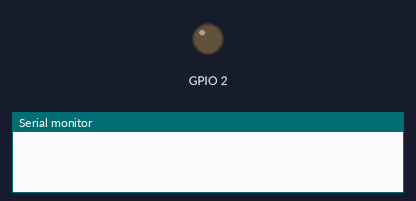
Bench run of a sketch on a simulated ESP32. Parts: output pins drawn as LEDs (lit = HIGH), the last lines printed to the serial monitor. WiFi joins after 1.5 s; servers stay silent unless stated.

Above: at 1.3 s.
At 6.8 s:
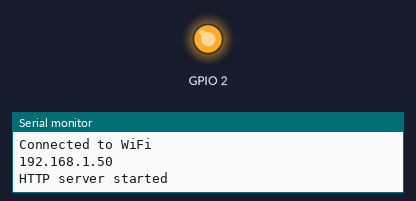
Timing chart, 0 to 8.3 s (numbered marks = the images above):
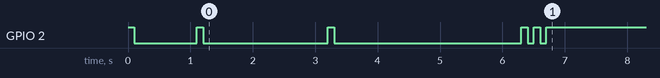

The sketch:

WebHost.ino
```cpp
#include <WiFi.h>
#include <WebServer.h>

const char* ssid = "NETGEAR17";
const char* password = "Rosselin06";

WebServer server(80);

void handleRoot() {
  server.send(200, "text/html", "<html><body><h1>Hello, World!</h1></body></html>");
}

void setup() {
  pinMode(2, OUTPUT);
  digitalWrite(2, HIGH);  // Turn the LED on
  delay(100);             // Wait for 100 milliseconds
  digitalWrite(2, LOW);   // Turn the LED off
  delay(1000);
  Serial.begin(115200);

  // Connect to Wi-Fi
  WiFi.begin(ssid, password);
  digitalWrite(2, HIGH);  // Turn the LED on
  delay(100);             // Wait for 100 milliseconds
  digitalWrite(2, LOW);   // Turn the LED off
  delay(1000);
  while (WiFi.status() != WL_CONNECTED) {
    delay(1000);
    Serial.println("Connecting to WiFi...");
  }
  Serial.println("Connected to WiFi");
  digitalWrite(2, HIGH);  // Turn the LED on
  delay(100);             // Wait for 100 milliseconds
  digitalWrite(2, LOW);   // Turn the LED off
  delay(1000);

  // Print ESP32 IP address
  Serial.println(WiFi.localIP());

  // Define server routes
  server.on("/", handleRoot);

  // Start server
  server.begin();
  Serial.println("HTTP server started");
  delay(2000);

  digitalWrite(2, HIGH);
  delay(100);
  digitalWrite(2, LOW);
  delay(100);
  digitalWrite(2, HIGH);
  delay(100);
  digitalWrite(2, LOW);
  delay(100);
  digitalWrite(2, HIGH);
}

void loop() {
  // Handle client requests
  server.handleClient();
}
```
